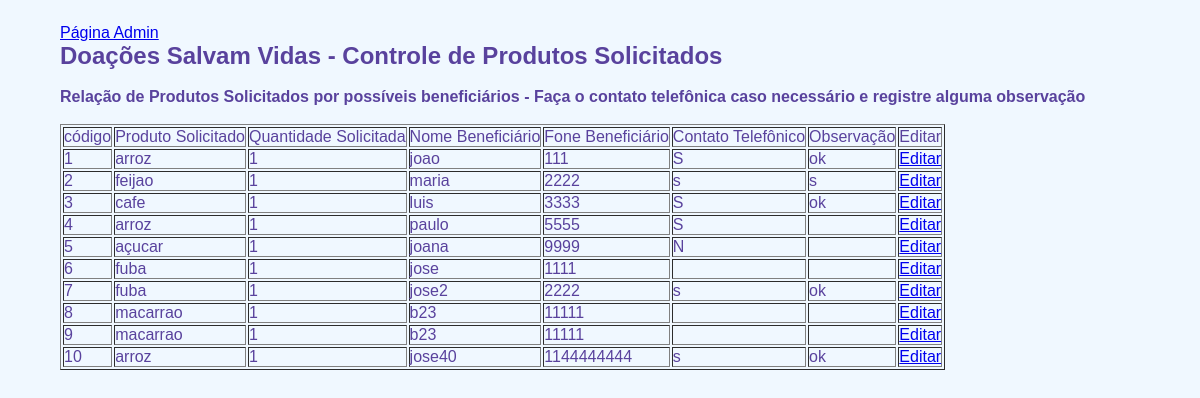
Screenshot of /relatorio_atend.php with the database file from the repository.
### tables this page shows
CREATE TABLE `tabprodsolic` (
  `prods_id` int(11) NOT NULL,
  `prodsolic` varchar(50) NOT NULL,
  `qde` int(5) NOT NULL,
  `dt_registro` datetime NOT NULL DEFAULT current_timestamp(),
  `ag_benef` int(1) NOT NULL,
  `us_id` int(11) NOT NULL,
  `nomeb` varchar(50) NOT NULL,
  `foneb` varchar(50) NOT NULL,
  `ct` varchar(1) NOT NULL,
  `rec` varchar(3) NOT NULL
);

### relatorio_atend.php (the view, shortened to what this page needs)
<html>
<head>
	<link rel="stylesheet" type="text/css" href="modelo.css" media="screen">
<p><a href="admin.php"> Página Admin</a></p>
</head>
<body>
<h2> Doações Salvam Vidas - Controle de Produtos Solicitados</h2>
<br>
<h4>Relação de Produtos Solicitados por possíveis beneficiários - Faça o contato telefônica caso necessário e registre alguma observação<h4>
<br>
<?php
include("conexao.php");
?>
<body>
<table border="1">
<tr>
<td>código</td>
<td>Produto Solicitado</td>
<td>Quantidade Solicitada</td>
<td>Nome Beneficiário</td>
<td>Fone Beneficiário</td>
<td>Contato Telefônico</td>
<td>Observação</td>
<td>Editar</td>
</tr>
<?php
$sql = "SELECT prods_id, prodsolic, qde, ag_benef, nomeb, foneb, ct, rec FROM tabprodsolic WHERE ag_benef='1'";
$query = $conexao->query($sql);
while ($dados = $query->fetch_assoc()) {
	$id        = $dados["prods_id"];
	$prodsolic      = $dados["prodsolic"];
	$qde = $dados["qde"];
	$nomeb = $dados["nomeb"];
	$foneb = $dados["foneb"];
	$ct = $dados["ct"];
	$rec = $dados["rec"];
?>
<tr>
	<td><?php echo $id;?></td>
	<td><?php echo $prodsolic;?></td>
	<td><?php echo $qde;?></td>
	<td><?php echo $nomeb;?></td>
	<td><?php echo $foneb;?></td>
	<td><?php echo $ct;?></td>
	<td><?php echo $rec;?></td>
	<td><?php echo "<a href=\"ed.php?prods_id=$id\">Editar</a>";?></td>
	</tr>
</body>
<?php } ?>
</html>

### modelo.css (style rules this page uses)
* { margin: 0; padding: 0; }
body { background-color: #F0F8FF; font-family: sans-serif; font-size: 1em; color: #59429d; margin-left: 5%; margin-top: 2%; justify-content: center; }

### rows the page displays
tabprodsolic: prods_id "1", prodsolic "arroz", qde "1", nomeb "joao", foneb "111", ct "S", rec "ok"
tabprodsolic: prods_id "2", prodsolic "feijao", qde "1", nomeb "maria", foneb "2222", ct "s", rec "s"
tabprodsolic: prods_id "3", prodsolic "cafe", qde "1", nomeb "luis", foneb "3333", ct "S", rec "ok"
tabprodsolic: prods_id "4", prodsolic "arroz", qde "1", nomeb "paulo", foneb "5555", ct "S"
tabprodsolic: prods_id "5", prodsolic "açucar", qde "1", nomeb "joana", foneb "9999", ct "N"
tabprodsolic: prods_id "6", prodsolic "fuba", qde "1", nomeb "jose", foneb "1111"
tabprodsolic: prods_id "7", prodsolic "fuba", qde "1", nomeb "jose2", foneb "2222", ct "s", rec "ok"
tabprodsolic: prods_id "8", prodsolic "macarrao", qde "1", nomeb "b23", foneb "11111"
tabprodsolic: prods_id "9", prodsolic "macarrao", qde "1", nomeb "b23", foneb "11111"
tabprodsolic: prods_id "10", prodsolic "arroz", qde "1", nomeb "jose40", foneb "1144444444", ct "s", rec "ok"
